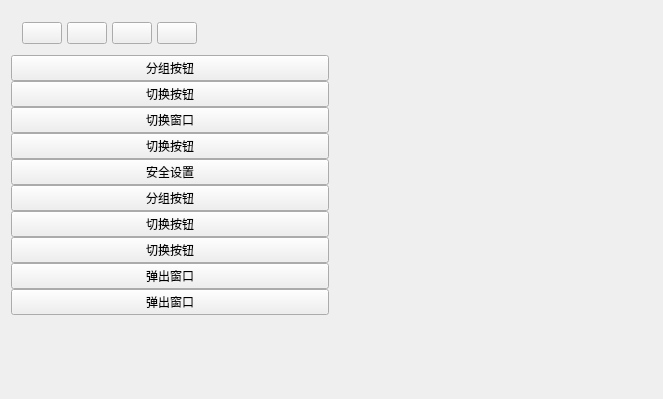
<?xml version="1.0" encoding="UTF-8"?>
<ui version="4.0">
 <class>CentralWidget2</class>
 <widget class="QWidget" name="CentralWidget2">
  <property name="geometry">
   <rect>
    <x>0</x>
    <y>0</y>
    <width>663</width>
    <height>399</height>
   </rect>
  </property>
  <property name="windowTitle">
   <string>道格拉斯•狗</string>
  </property>
  <property name="styleSheet">
   <string notr="true"/>
  </property>
  <layout class="QGridLayout" name="gridLayout">
   <item row="0" column="0">
    <widget class="QWidget" name="sideBarWidget" native="true">
     <property name="class" stdset="0">
      <string>SideBarWidget</string>
     </property>
     <layout class="QVBoxLayout" name="verticalLayout">
      <property name="spacing">
       <number>0</number>
      </property>
      <property name="leftMargin">
       <number>0</number>
      </property>
      <property name="topMargin">
       <number>0</number>
      </property>
      <property name="rightMargin">
       <number>0</number>
      </property>
      <property name="bottomMargin">
       <number>0</number>
      </property>
      <item>
       <widget class="QWidget" name="titleBar" native="true">
        <layout class="QGridLayout" name="gridLayout_2">
         <property name="horizontalSpacing">
          <number>5</number>
         </property>
         <property name="verticalSpacing">
          <number>0</number>
         </property>
         <item row="0" column="4">
          <widget class="QPushButton" name="maxButton">
           <property name="text">
            <string/>
           </property>
          </widget>
         </item>
         <item row="0" column="6">
          <spacer name="horizontalSpacer">
           <property name="orientation">
            <enum>Qt::Horizontal</enum>
           </property>
           <property name="sizeHint" stdset="0">
            <size>
             <width>40</width>
             <height>20</height>
            </size>
           </property>
          </spacer>
         </item>
         <item row="0" column="2">
          <widget class="QPushButton" name="restoreButton">
           <property name="text">
            <string/>
           </property>
          </widget>
         </item>
         <item row="0" column="0">
          <widget class="QPushButton" name="closeButton">
           <property name="text">
            <string/>
           </property>
          </widget>
         </item>
         <item row="0" column="1">
          <widget class="QPushButton" name="minButton">
           <property name="text">
            <string/>
           </property>
          </widget>
         </item>
        </layout>
       </widget>
      </item>
      <item>
       <widget class="QPushButton" name="groupButton1">
        <property name="text">
         <string>分组按钮</string>
        </property>
        <property name="flat">
         <bool>false</bool>
        </property>
        <property name="class" stdset="0">
         <string>GroupButton</string>
        </property>
        <property name="groupName" stdset="0">
         <string>one</string>
        </property>
       </widget>
      </item>
      <item>
       <widget class="QPushButton" name="itemButton1">
        <property name="text">
         <string>切换按钮</string>
        </property>
        <property name="flat">
         <bool>false</bool>
        </property>
        <property name="class" stdset="0">
         <string>GroupItemButton</string>
        </property>
        <property name="groupName" stdset="0">
         <string>one</string>
        </property>
       </widget>
      </item>
      <item>
       <widget class="QPushButton" name="itemButton2">
        <property name="text">
         <string>切换窗口</string>
        </property>
        <property name="flat">
         <bool>false</bool>
        </property>
        <property name="class" stdset="0">
         <string>GroupItemButton</string>
        </property>
        <property name="groupName" stdset="0">
         <string>one</string>
        </property>
       </widget>
      </item>
      <item>
       <widget class="QPushButton" name="itemButton3">
        <property name="text">
         <string>切换按钮</string>
        </property>
        <property name="flat">
         <bool>false</bool>
        </property>
        <property name="class" stdset="0">
         <string>GroupItemButton</string>
        </property>
        <property name="groupName" stdset="0">
         <string>one</string>
        </property>
       </widget>
      </item>
      <item>
       <widget class="QPushButton" name="itemButton4">
        <property name="text">
         <string>安全设置</string>
        </property>
        <property name="flat">
         <bool>false</bool>
        </property>
        <property name="class" stdset="0">
         <string>GroupItemButton</string>
        </property>
        <property name="groupName" stdset="0">
         <string>one</string>
        </property>
       </widget>
      </item>
      <item>
       <widget class="QPushButton" name="groupButton2">
        <property name="text">
         <string>分组按钮</string>
        </property>
        <property name="flat">
         <bool>false</bool>
        </property>
        <property name="class" stdset="0">
         <string>GroupButton</string>
        </property>
        <property name="groupName" stdset="0">
         <string>two</string>
        </property>
       </widget>
      </item>
      <item>
       <widget class="QPushButton" name="itemButton5">
        <property name="text">
         <string>切换按钮</string>
        </property>
        <property name="flat">
         <bool>false</bool>
        </property>
        <property name="class" stdset="0">
         <string>GroupItemButton</string>
        </property>
        <property name="groupName" stdset="0">
         <string>two</string>
        </property>
       </widget>
      </item>
      <item>
       <widget class="QPushButton" name="itemButton6">
        <property name="text">
         <string>切换按钮</string>
        </property>
        <property name="flat">
         <bool>false</bool>
        </property>
        <property name="class" stdset="0">
         <string>GroupItemButton</string>
        </property>
        <property name="groupName" stdset="0">
         <string>two</string>
        </property>
       </widget>
      </item>
      <item>
       <widget class="QPushButton" name="itemButton7">
        <property name="text">
         <string>弹出窗口</string>
        </property>
        <property name="flat">
         <bool>false</bool>
        </property>
        <property name="class" stdset="0">
         <string>GroupItemButton</string>
        </property>
        <property name="groupName" stdset="0">
         <string>two</string>
        </property>
        <property name="action" stdset="0">
         <string>popup</string>
        </property>
       </widget>
      </item>
      <item>
       <widget class="QPushButton" name="itemButton8">
        <property name="text">
         <string>弹出窗口</string>
        </property>
        <property name="flat">
         <bool>false</bool>
        </property>
        <property name="class" stdset="0">
         <string>GroupItemButton</string>
        </property>
        <property name="groupName" stdset="0">
         <string>two</string>
        </property>
        <property name="action" stdset="0">
         <string>popup</string>
        </property>
       </widget>
      </item>
      <item>
       <spacer name="verticalSpacer">
        <property name="orientation">
         <enum>Qt::Vertical</enum>
        </property>
        <property name="sizeHint" stdset="0">
         <size>
          <width>20</width>
          <height>40</height>
         </size>
        </property>
       </spacer>
      </item>
     </layout>
    </widget>
   </item>
   <item row="0" column="1">
    <widget class="QStackedWidget" name="contentStackedWidget">
     <property name="class" stdset="0">
      <string>ContentStackedWidget</string>
     </property>
     <widget class="QWidget" name="page"/>
     <widget class="QWidget" name="page_2"/>
    </widget>
   </item>
  </layout>
 </widget>
 <layoutdefault spacing="6" margin="11"/>
 <resources/>
 <connections/>
</ui>
